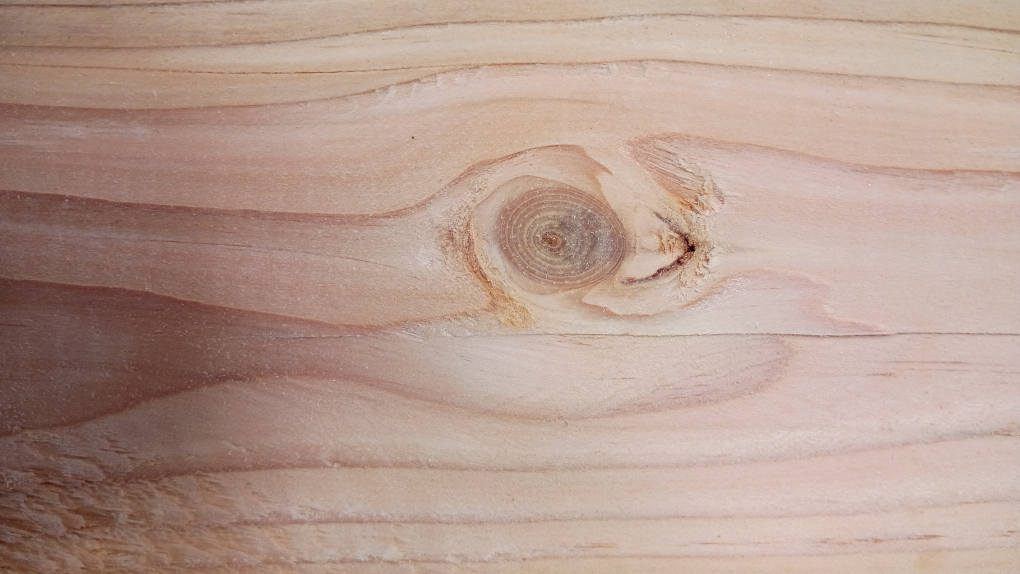
//> input picture 0.jpg, 4080 x 2296 px (shown at 1/4 size)
$ ./main   (built with g++ and OpenCV 4)
//> lines starting //> are read from the running program, lines starting //| are printed output that depends on the picture; after the words box and inside, x2 and y2 are one past the last pixel; in counts of white or black regions, pixels touching at a corner belong together
#include <iostream>                 //using OpenCV open source computer vision library for image processing - color detection
#include <opencv2/opencv.hpp>
#include <opencv2/objdetect.hpp>
#include <opencv2/video.hpp>
#include <opencv2/videoio.hpp>
#include <opencv2/imgproc.hpp>
#include <opencv2/highgui.hpp>
#include <string>
#include <vector>

using namespace cv;
using namespace std;

bool HolKnt(Mat gray) {
    bool checkH = false;
    Mat frameThreshold;

    equalizeHist(gray, gray);
    equalizeHist(gray, gray);
    equalizeHist(gray, gray);
    equalizeHist(gray, gray);

    GaussianBlur(gray, gray, Size(7, 7), 0, 0, BORDER_DEFAULT);
    Scalar meanG = Scalar(mean(gray));
    inRange(gray, 0, meanG(0) - 115, frameThreshold);

    Mat edges;
    Canny(frameThreshold, edges, 0, 255, 3);
    vector<vector<Point>> holCon;
    vector<Vec4i> hierarchy;
    findContours(edges, holCon, hierarchy, RETR_TREE, CHAIN_APPROX_SIMPLE);

    vector<RotatedRect> Ellipse(holCon.size());
    for( size_t i = 0; i < holCon.size(); i++ )
    {
        if( holCon[i].size() > 155)
        {
            Ellipse[i] = fitEllipse(holCon[i]);
        }
    }

    for( size_t i = 0; i< holCon.size(); i++ )
    {
        double ratio = (double) Ellipse[i].size.height / Ellipse[i].size.width;
        if ((Ellipse[i].size.height > 20) && (Ellipse[i].size.width > 20) &&
            (ratio > 0.5) && (ratio < 2)){

            checkH = true;
        }
    }
    return checkH;
}

bool Cracks(Mat gray) {
    bool checkC = false;

    Mat frameThreshold;
    equalizeHist(gray, gray);

    GaussianBlur(gray, gray, Size(7, 7), 0, 0, BORDER_DEFAULT);
    inRange(gray, 0, 13, frameThreshold);

    Mat edges;
    Canny(frameThreshold, edges, 0, 255, 3);
    vector<vector<Point>> crkCon;
    vector<Vec4i> hierarchy;
    findContours(edges, crkCon, hierarchy, RETR_TREE, CHAIN_APPROX_SIMPLE);

    vector<RotatedRect> Ellipse(crkCon.size());
    for( size_t i = 0; i < crkCon.size(); i++ )
    {
        if( crkCon[i].size() > 5 && crkCon[i].size() < 500)
        {
            Ellipse[i] = fitEllipse(crkCon[i]);
        }
    }

    for( size_t i = 0; i< crkCon.size(); i++ )
    {
        double ratio = (double) Ellipse[i].size.height / Ellipse[i].size.width;
        if (((Ellipse[i].size.height > 150) || (Ellipse[i].size.width > 150)) &&
            ((ratio > 10) || (ratio < 0.1))){

            checkC = true;
        }
    }

    return checkC;
}

bool Knots(Mat frameGray) {
    bool checkK = false;
    Mat frameThreshold;

    Scalar meanOrig = Scalar(mean(frameGray));

    while(meanOrig(0) > 150) {
        frameGray = frameGray * 0.81;
        meanOrig = Scalar(mean(frameGray));
    }

    equalizeHist(frameGray, frameGray);
    equalizeHist(frameGray, frameGray);
    equalizeHist(frameGray, frameGray);
    equalizeHist(frameGray, frameGray);

    GaussianBlur(frameGray, frameGray, Size(7, 7), 0, 0, BORDER_DEFAULT);

    Scalar meanG = Scalar(mean(frameGray));
    inRange(frameGray, meanG(0)-19, 255, frameThreshold);

    dilate(frameThreshold, frameThreshold, getStructuringElement(MORPH_ELLIPSE, Size(3, 3)) );
    dilate(frameThreshold, frameThreshold, getStructuringElement(MORPH_ELLIPSE, Size(3, 3)) );

    Mat edges;
    Canny(frameThreshold, edges, 30, 90, 3);
    vector<vector<Point>> knotCon;
    vector<Vec4i> hierarchy;
    findContours(edges, knotCon, hierarchy, RETR_TREE, CHAIN_APPROX_SIMPLE);

    vector<RotatedRect> Ellipse(knotCon.size());
    for( size_t i = 0; i < knotCon.size(); i++ )
    {
        if( knotCon[i].size() > 50 && knotCon[i].size() < 500)
        {
            Ellipse[i] = fitEllipse(knotCon[i]);
        }
    }

    for( size_t i = 0; i< knotCon.size(); i++ )
    {
        double ratio = (double) Ellipse[i].size.height / Ellipse[i].size.width;
        if ((Ellipse[i].size.height > 50) && (Ellipse[i].size.height < 500) &&
            (Ellipse[i].size.width > 50) && (Ellipse[i].size.width < 500) &&
            (ratio > 0.63) && (ratio < 1.59)){

            checkK = true;
        }
    }

    return checkK;
}

int main()
{
    Mat frameGray;
    Mat frameColor;

    frameColor = imread("C:/Users/mro12/.vscode/ObjID/src/Wood Images/0.jpg", IMREAD_COLOR);
//> frameColor is the input picture: 2296 rows x 4080 cols, CV_8UC3; mean B, G, R 144.6, 156.3, 182.4

    if (frameColor.empty()) {    //frame is empty
        printf("No image\n");
        return -1;
    }

    resize(frameColor, frameColor, Size(1020,574));
//> frameColor: 574 rows x 1020 cols, CV_8UC3
    cvtColor(frameColor, frameGray, COLOR_BGR2GRAY);
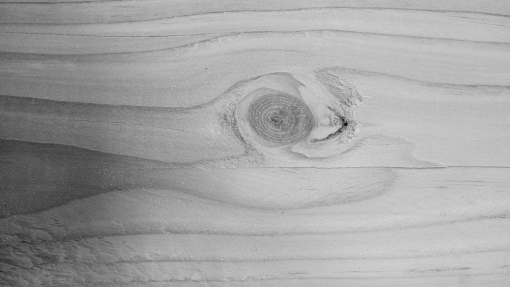
//> frameGray: 574 rows x 1020 cols, CV_8UC1 (shown at 1/2 size); min 6, max 241, mean 162.9

    bool holknt = HolKnt(frameGray);
//> in HolKnt, `equalizeHist(gray, gray);`:
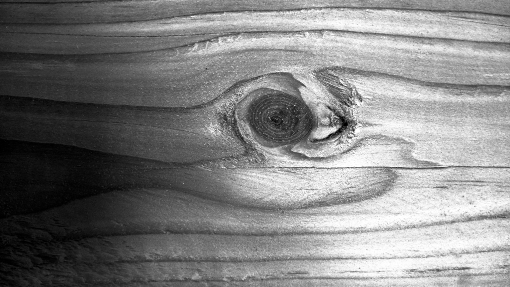
//> gray: 574 rows x 1020 cols, CV_8UC1 (shown at 1/2 size); min 0, max 255, mean 129.2
//> in HolKnt, `Scalar meanG = Scalar(mean(gray));`: meanG = Scalar(129)
//> in HolKnt, `inRange(gray, 0, meanG(0) - 115, frameThreshold);`:
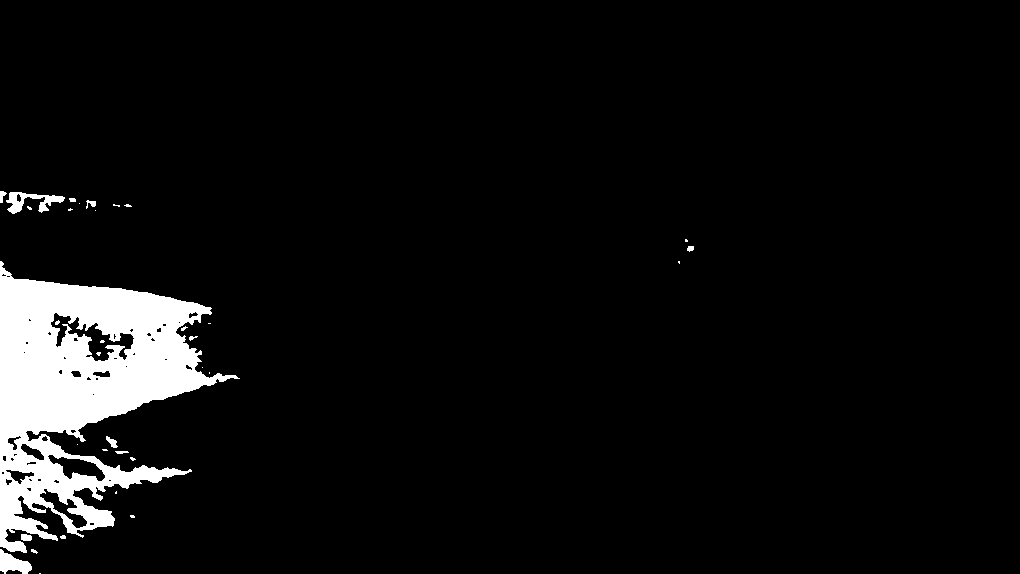
//> frameThreshold: 574 rows x 1020 cols, CV_8UC1; 5.7% white; 34 white regions (21 under 20 px), largest, box (x1, y1, x2, y2) and area: (0, 261, 240, 553) 32075, (6, 192, 65, 214) 559, (0, 549, 32, 574) 459
//> in HolKnt, `findContours(edges, holCon, hierarchy, RETR_TREE, CHAIN_APPROX_SIMPLE);`: holCon = 155 contours, 129 with area under 20; largest, box (x1, y1, x2, y2) and area: (48, 454, 105, 481) 685, (48, 454, 105, 481) 668, (6, 191, 65, 214) 598, (6, 191, 65, 214) 582, (20, 443, 44, 460) 170
//> the loop in HolKnt, `for( size_t i = 0; i< holCon.size(); i++ )` made 155 passes
//> holknt = false
    bool crk = Cracks(frameGray);
//> in Cracks, `Canny(frameThreshold, edges, 0, 255, 3);`:
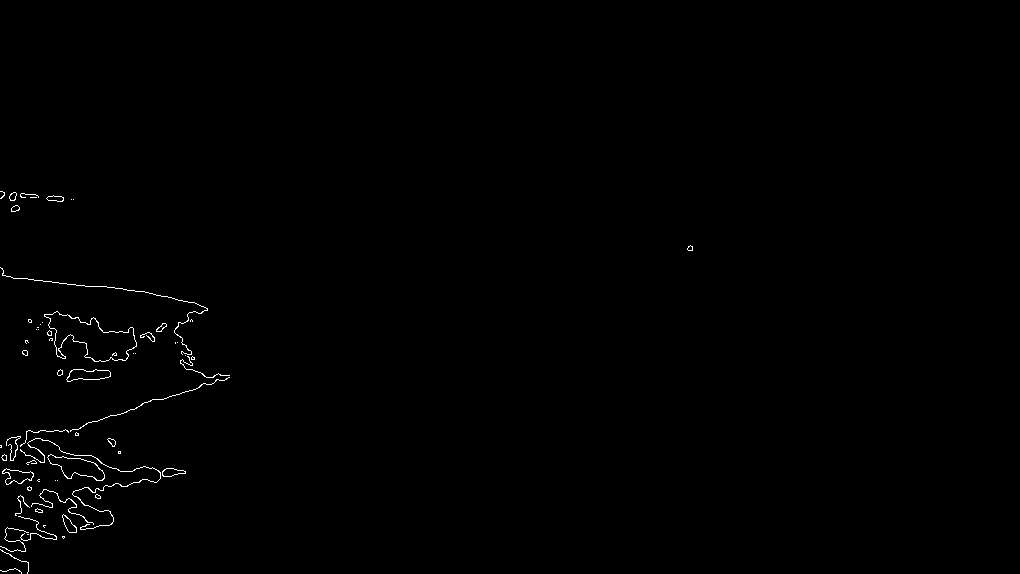
//> edges: 574 rows x 1020 cols, CV_8UC1; 0.49% white in thin lines or dots, all inside (x1, y1, x2, y2) = (0, 191, 693, 574)
//> in Cracks, `findContours(edges, crkCon, hierarchy, RETR_TREE, CHAIN_APPROX_SIMPLE);`: crkCon = 88 contours, 61 with area under 20; largest, box (x1, y1, x2, y2) and area: (44, 311, 137, 362) 2348, (44, 311, 137, 362) 2312, (47, 454, 105, 481) 756, (47, 454, 105, 481) 740, (66, 369, 111, 382) 364
//> the loop in Cracks, `for( size_t i = 0; i < crkCon.size(); i++ )` made 88 passes
//> the loop in Cracks, `for( size_t i = 0; i< crkCon.size(); i++ )` made 88 passes
//> ratio on passes 1 to 8: 3.57, 1.72, nan, nan, nan, 1.05, 2.41, 2.81
//> crk = false
    bool knot = Knots(frameGray);
//> in Knots, `Scalar meanOrig = Scalar(mean(frameGray));`: meanOrig = Scalar(128)
//> in Knots, `Scalar meanG = Scalar(mean(frameGray));`: meanG = Scalar(127.8)
//> in Knots, `dilate(frameThreshold, frameThreshold, getStructuringElement(MORPH_ELL..`:
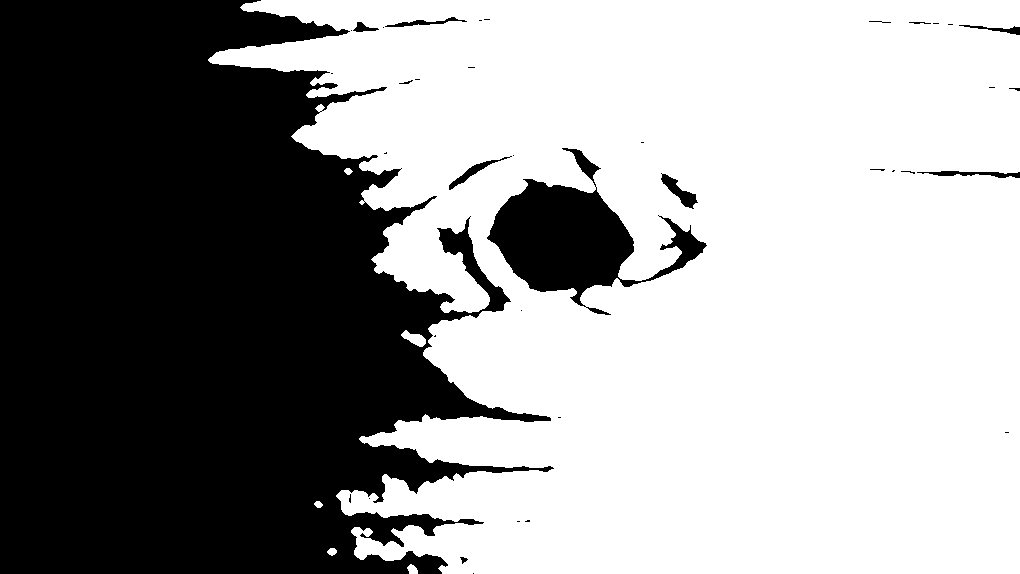
//> frameThreshold: 574 rows x 1020 cols, CV_8UC1; 59.9% white; 38 black regions (26 under 20 px), largest, box (x1, y1, x2, y2) and area: (0, 0, 554, 574) 219571, (487, 148, 707, 315) 13355, (661, 173, 698, 209) 450
//> in Knots, `Canny(frameThreshold, edges, 30, 90, 3);`:
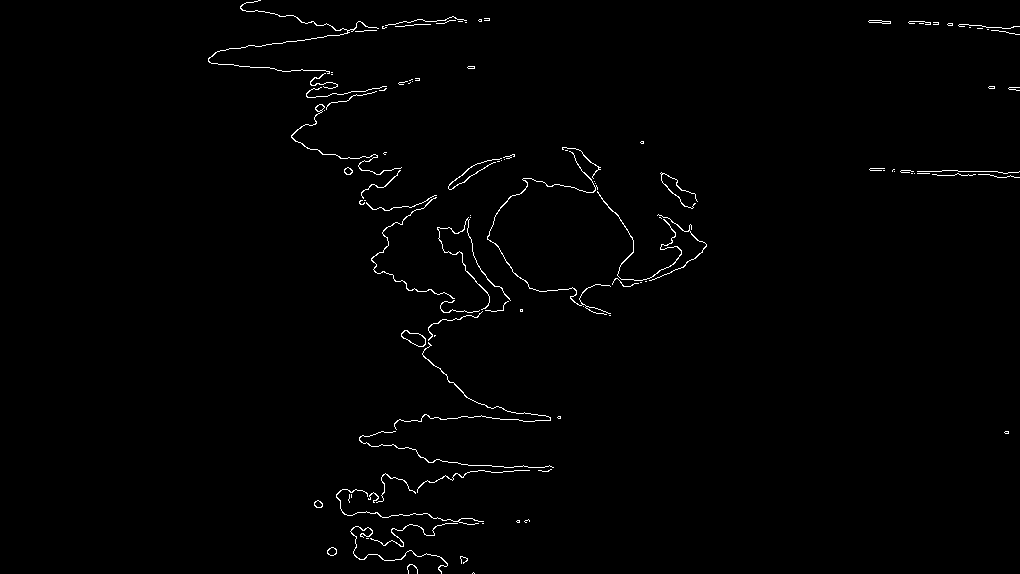
//> edges: 574 rows x 1020 cols, CV_8UC1; 0.98% white in thin lines or dots, all inside (x1, y1, x2, y2) = (208, 0, 1020, 574)
//> in Knots, `findContours(edges, knotCon, hierarchy, RETR_TREE, CHAIN_APPROX_SIMPLE);`: knotCon = 123 contours, 98 with area under 20; largest, box (x1, y1, x2, y2) and area: (401, 330, 426, 347) 230, (401, 330, 426, 347) 212, (291, 104, 402, 175) 88, (487, 151, 611, 315) 72, (597, 191, 682, 281) 66
//> the loop in Knots, `for( size_t i = 0; i < knotCon.size(); i++ )` made 123 passes
//> the loop in Knots, `for( size_t i = 0; i< knotCon.size(); i++ )` made 123 passes
//> knot = true
    bool noDef = true;

    if (holknt == true) {
        cout << "HOLE OR DEEP KNOT PRESENT" << endl;
        noDef = false;
    }
    if (crk == true) {
        cout << "CRACK PRESENT" << endl;
        noDef = false;
    }
    if (knot == true) {
        cout << "KNOT PRESENT" << endl;
        noDef = false;
    }
    if (noDef == true) {
        cout << "NO DEFECTS" << endl;
    }

    return 0;
}

$ run again, with 1.jpg copied over 0.jpg
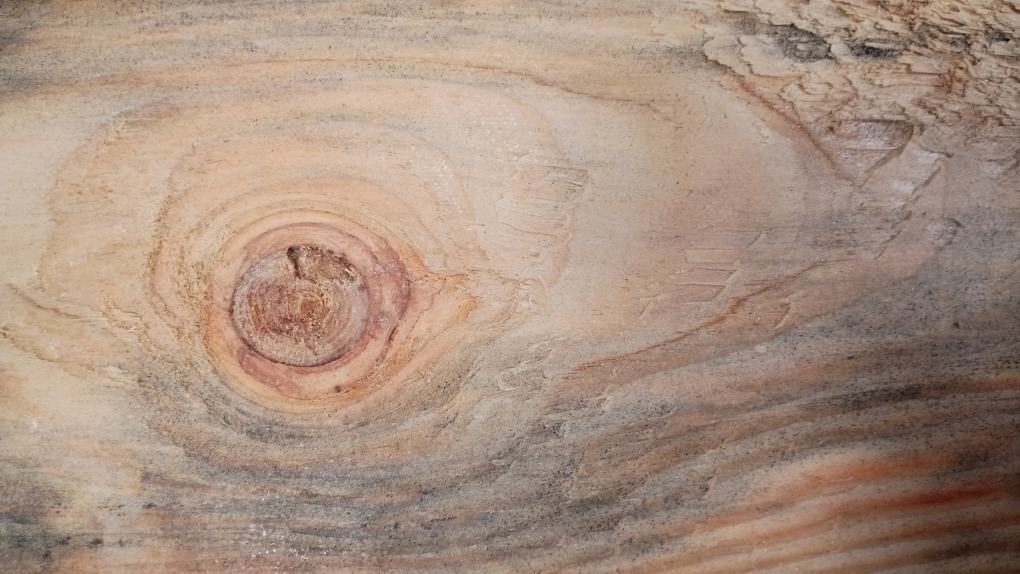
//> input picture 1.jpg, 4080 x 2296 px (shown at 1/4 size)
//> frameColor is the input picture: 2296 rows x 4080 cols, CV_8UC3; mean B, G, R 129.3, 145, 168.9
//> frameColor: 574 rows x 1020 cols, CV_8UC3
//> in HolKnt, `Scalar meanG = Scalar(mean(gray));`: meanG = Scalar(128.5)
//> holCon = 136 contours, 127 with area under 20; largest, box (x1, y1, x2, y2) and area: (976, 322, 1001, 331) 122, (976, 322, 1001, 331) 110, (912, 352, 925, 362) 62, (912, 352, 925, 362) 58, (952, 320, 960, 329) 40
//> the loop in HolKnt, `for( size_t i = 0; i < holCon.size(); i++ )` made 136 passes
//> the loop in HolKnt, `for( size_t i = 0; i< holCon.size(); i++ )` made 136 passes
//> holknt = false
//> crkCon = 39 contours, 27 with area under 20; largest, box (x1, y1, x2, y2) and area: (964, 343, 1007, 362) 358, (964, 343, 1007, 362) 346, (976, 321, 1003, 332) 164, (976, 321, 1003, 332) 159, (860, 46, 886, 57) 144
//> the loop in Cracks, `for( size_t i = 0; i < crkCon.size(); i++ )` made 39 passes
//> the loop in Cracks, `for( size_t i = 0; i< crkCon.size(); i++ )` made 39 passes
//> ratio on passes 1 to 8: 1.44, 1.48, 1.29, nan, 1.93, 1.37, nan, 3.75
//> crk = false
//> meanOrig = Scalar(127.9)
//> in Knots, `Scalar meanG = Scalar(mean(frameGray));`: meanG = Scalar(127.8)
//> in Knots, `dilate(frameThreshold, frameThreshold, getStructuringElement(MORPH_ELL..`:
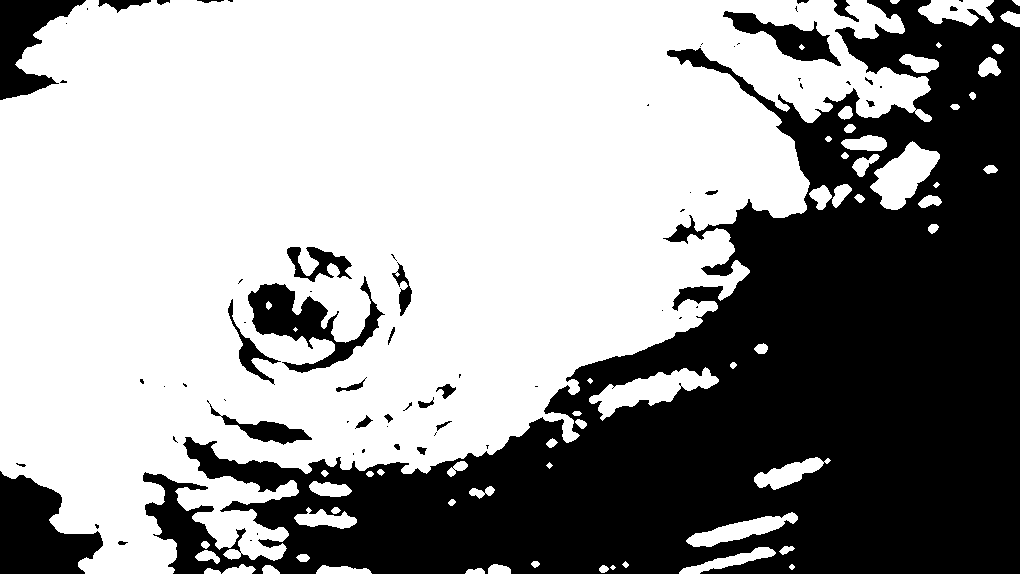
//> frameThreshold: 574 rows x 1020 cols, CV_8UC1; 60.9% white; 70 black regions (40 under 20 px), largest, box (x1, y1, x2, y2) and area: (143, 0, 1020, 574) 206275, (0, 471, 103, 574) 6713, (248, 276, 385, 373) 4513
//> in Knots, `Canny(frameThreshold, edges, 30, 90, 3);`:
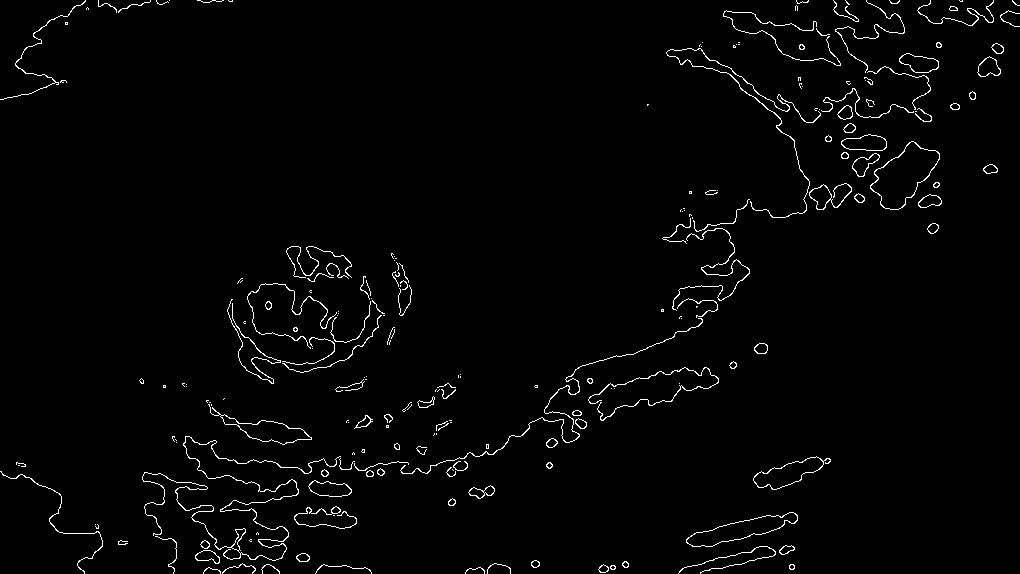
//> edges: 574 rows x 1020 cols, CV_8UC1; 1.9% white in thin lines or dots
//> knotCon = 282 contours, 171 with area under 20; largest, box (x1, y1, x2, y2) and area: (870, 141, 940, 210) 2534, (870, 141, 940, 210) 2469, (686, 512, 798, 547) 1562, (686, 512, 798, 547) 1540, (208, 404, 312, 445) 1130
//> the loop in Knots, `for( size_t i = 0; i< knotCon.size(); i++ )` made 282 passes
//> knot = true
